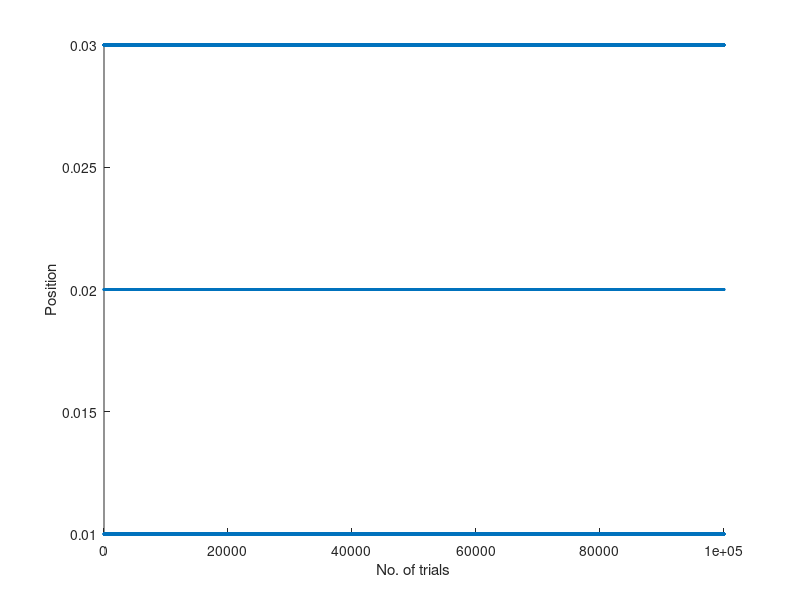

The MATLAB source for this figure:

clear
tic
%Kramer transitions, 3 states: 2 ground states on either side of a barrier.


%constants

k_b = 1.380649*10e-23;
T = 300;
E_b = 2*k_b*T;

probability_ground_state = 1/((exp(-E_b/(k_b*T))) + 1);

probability_excited_state = (exp(-E_b/(k_b*T)))/((exp(-E_b/(k_b*T))) + 2);

time_steps = 1e5;

current_position = zeros(1,3);
position_data = zeros(1,3);

current_position(1) = 1;
hold on
for t = 1:time_steps %Time steps loop
    for i = 1:3
       if current_position(i) ~= 0
           
           %Record data
           position_data(i) =  position_data(i) +1;
           position_trajectory(t) = i;
           
           %Update position
           r = rand;
           if i == 1 || i == 3
              if r > probability_ground_state
                  current_position = [0 1 0]; 
                  break
              end
       
           
           else %the ground states have an equal chance of being selected, on top of not moving
               if r < probability_excited_state                   
                   current_position = [0 1 0];
                   break
               else 
                   flip = rand;
                  if flip < 0.5
                      current_position = [1 0 0];
                      break
                  else
                      current_position = [0 0 1];
                      break
                  end   
               end
           end
           
       end 
    end
end

position_data = position_data./time_steps;
figure(1)
scatter(1:t,position_trajectory*0.01,2)
xlabel('No. of trials')
ylabel('Position')
toc

